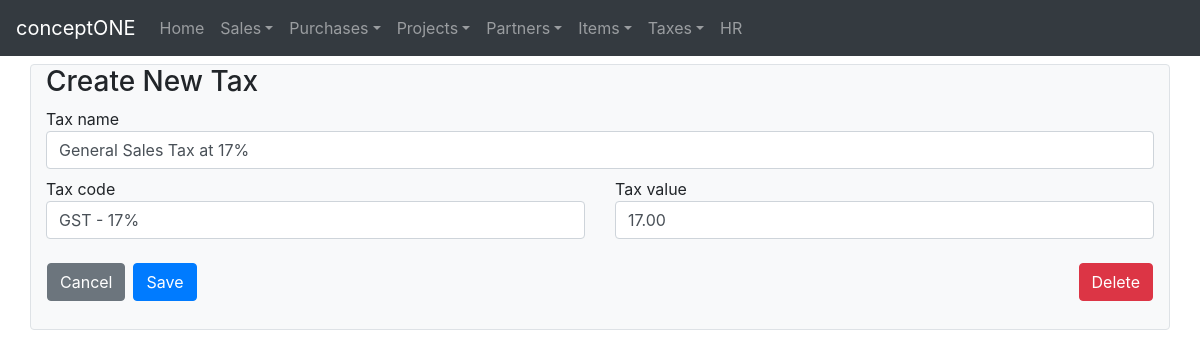
The app's page /taxrates/update/1/, older data.
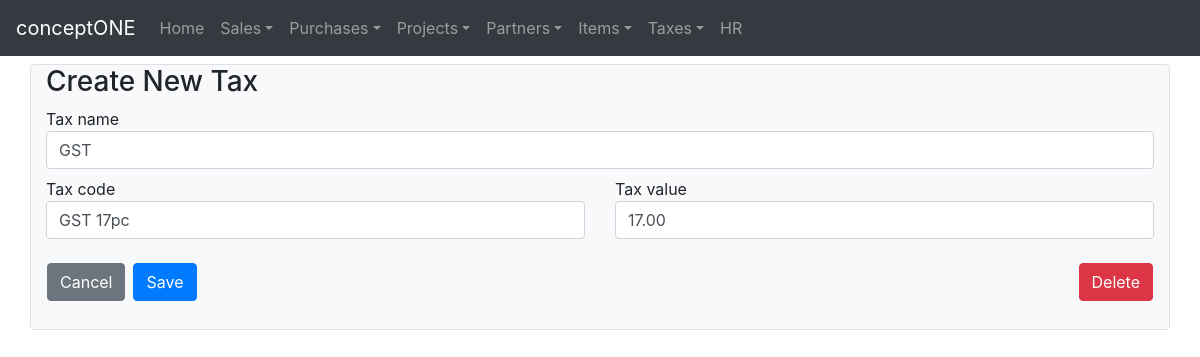
The same page, newer data.
### crudbasic/models.py (models this page shows, shortened)
class TaxRate(models.Model):
    tax_code = models.CharField(max_length=16)
    tax_name = models.CharField(max_length=64)
    tax_value = models.DecimalField(max_digits=5, decimal_places=2)
    created_on = models.DateTimeField(auto_now_add=True)
    updated_on = models.DateTimeField(auto_now=True)

### crudbasic/views.py (the view, shortened to what this page needs)
# urls.py: path('taxrates/update/<int:pk>/',views.UpdateTaxRateView.as_view(),name='updatetaxrate'),
class UpdateTaxRateView(UpdateView):
    model = TaxRate
    form_class = TaxRateForm
    template_name = 'crudbasic/createtax.html'

### crudbasic/forms.py
class TaxRateForm(forms.ModelForm):
    tax_value = forms.DecimalField(max_digits=5,decimal_places=2,initial=0.00,widget=forms.TextInput(attrs={'class': 'form-control'}))
    class Meta:
        model = TaxRate
        fields = '__all__'
        widgets = {
                'tax_name':forms.TextInput(attrs={'class':'form-control'}),
                'tax_code':forms.TextInput(attrs={'class':'form-control'}),
                }

### templates/crudbasic/createtax.html
<!DOCTYPE html>
{% extends "crudbasic/base.html" %}
{% block body_block %}
  <div class="container pb-1 border bg-light rounded">
    <h3>Create New Tax</h3>
    <form method="post">{% csrf_token %}
      <div class="row mb-2">
        <div class="col-md-12">
          {{ form.tax_name.label }}
          {{ form.tax_name }}
        </div>
      </div>
      <div class="row mb-4">
        <div class="col-md-6">
          {{ form.tax_code.label }}
          {{ form.tax_code }}
        </div>
        <div class="col-md-6">
          {{ form.tax_value.label }}
          {{ form.tax_value }}
        </div>
      </div>
      <div class="row mb-4">
        {% url 'crudbasic:taxrates' as back_url %}
        {% if not form.instance.pk %}
          {% include "crudbasic/buttonpanel/createbuttonpanel.html" %}
        {% else %}
          {% include "crudbasic/buttonpanel/updatebuttonpanel.html" %}
        {% endif %}
      </div>
    </form>
  </div>
{% endblock body_block %}

Row changes from the older to the newer data that the page shows:
changed TaxRate: tax_name "General Sales Tax at 17%" → "GST"; tax_code "GST - 17%" → "GST 17pc"
